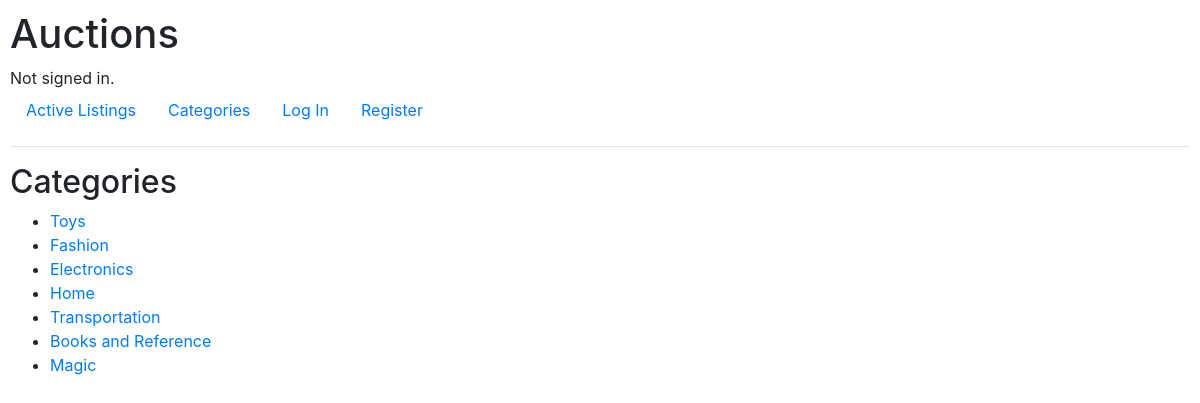
The page /categories on the database its author committed.
### auctions/models.py (models this page shows)
class Category(models.Model):
    name = models.CharField(max_length=64)
    def __str__(self):
        return self.name

### auctions/views.py (the view)
# urls.py: path("categories", views.categories, name="categories"),
def categories(request):
    categories = Category.objects.all()
    return render(request, 'auctions/categories.html', {
        'categories': categories
    })

### auctions/templates/auctions/categories.html (shortened to what this page needs)
{% extends 'auctions/layout.html' %}
{% block body %}
<h2>Categories</h2>
<ul>
    {% for category in categories %}
    <li><a href="{% url 'category_listings' category.id %}">{{ category }}</li></a>
    {% endfor %}
</ul>
{% endblock %}

### auctions/static/auctions/styles.css (style rules this page uses)
body { padding: 10px; }

### rows shown on the page
Category: name "Toys"
Category: name "Fashion"
Category: name "Electronics"
Category: name "Home"
Category: name "Transportation"
Category: name "Books and Reference"
Category: name "Magic"
